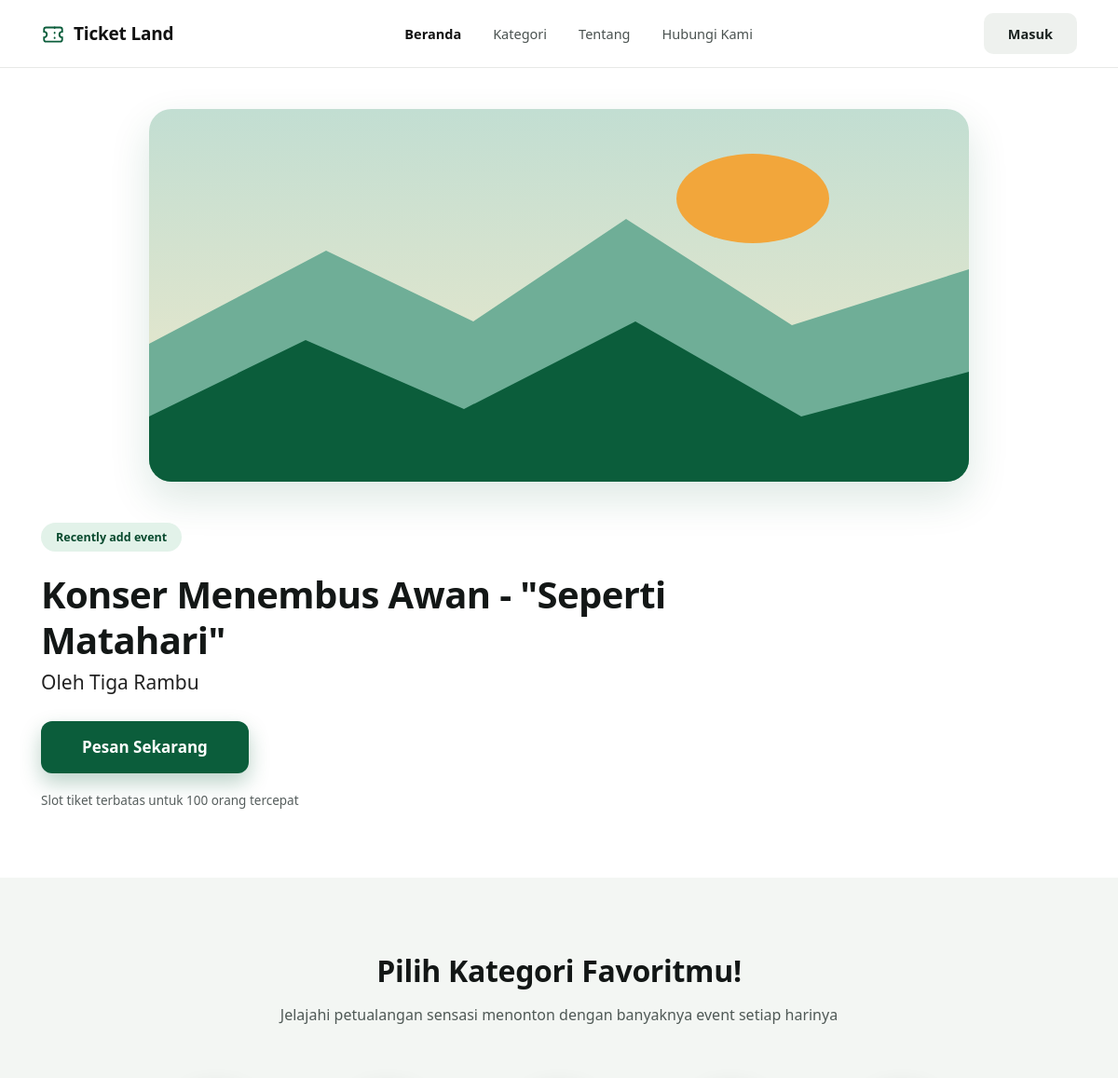
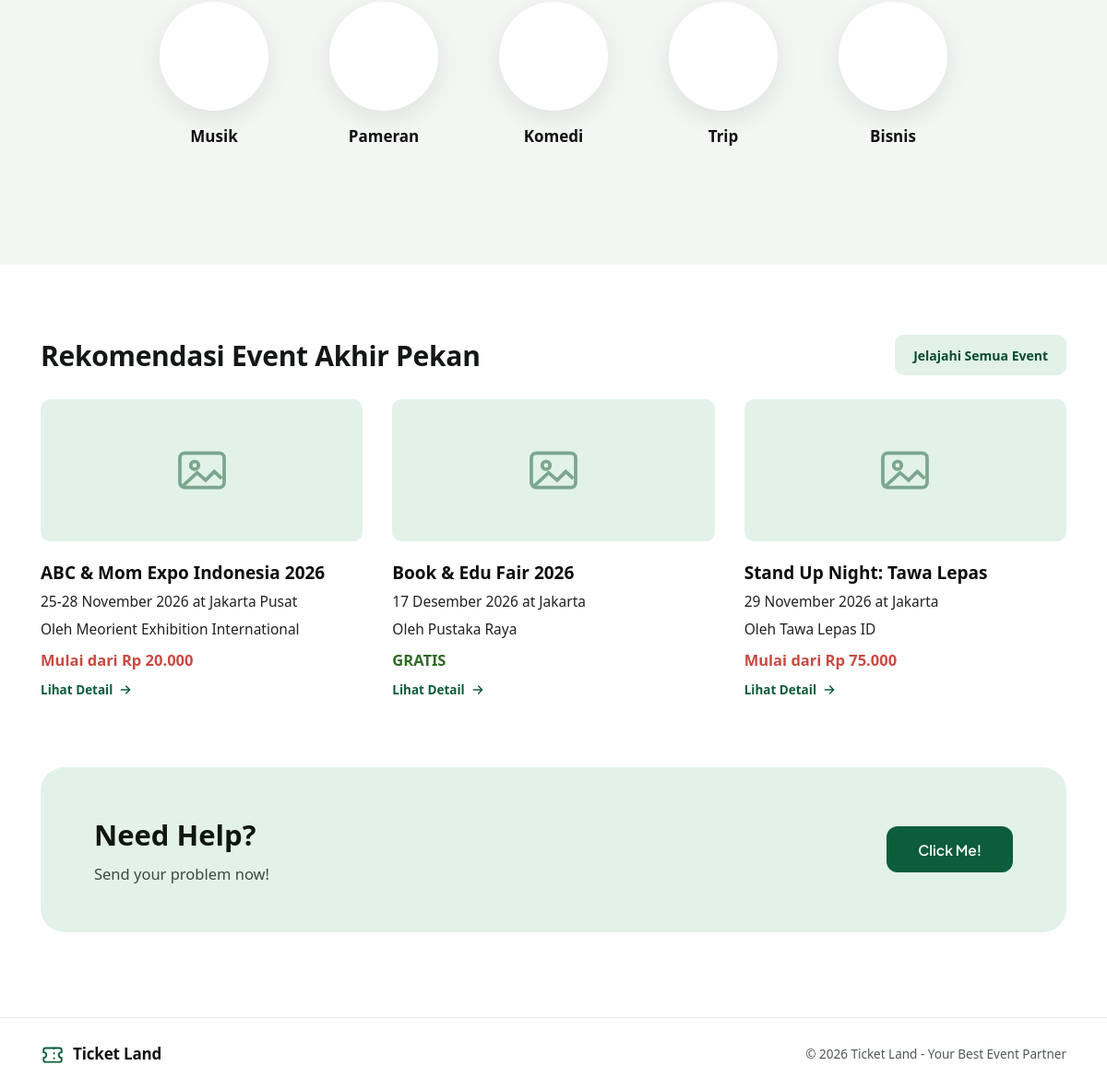
The page / on the database its author committed (2 pictures, top to bottom).
### tables this page shows
CREATE TABLE IF NOT EXISTS events (
  id INT AUTO_INCREMENT PRIMARY KEY,
  kode VARCHAR(20) NOT NULL UNIQUE,
  nama VARCHAR(150) NOT NULL,
  category_id INT NOT NULL,
  tanggal_mulai DATE NOT NULL,
  tanggal_selesai DATE DEFAULT NULL,
  tanggal_label VARCHAR(100) NOT NULL,
  jam_label VARCHAR(50) NOT NULL DEFAULT '19:00 - 22:00 WIB',
  venue VARCHAR(150) NOT NULL,
  kota VARCHAR(80) NOT NULL,
  penyelenggara VARCHAR(120) NOT NULL,
  label_sesi VARCHAR(50) DEFAULT NULL,
  instagram_url VARCHAR(255) DEFAULT NULL,
  tiktok_url VARCHAR(255) DEFAULT NULL,
  deskripsi TEXT NOT NULL,
  syarat_ketentuan TEXT NOT NULL,
  poster VARCHAR(255) DEFAULT NULL,
  is_featured TINYINT(1) NOT NULL DEFAULT 0,
  is_hero TINYINT(1) NOT NULL DEFAULT 0,
  status ENUM('aktif', 'nonaktif') NOT NULL DEFAULT 'aktif',
  deleted_at DATETIME DEFAULT NULL,
  deleted_by VARCHAR(50) DEFAULT NULL,
  created_at DATETIME NOT NULL DEFAULT CURRENT_TIMESTAMP,
  CONSTRAINT fk_events_category FOREIGN KEY (category_id) REFERENCES categories(id) ON UPDATE CASCADE
);

CREATE TABLE IF NOT EXISTS categories (
  id INT AUTO_INCREMENT PRIMARY KEY,
  nama VARCHAR(50) NOT NULL UNIQUE,
  deskripsi VARCHAR(255) NOT NULL DEFAULT '',
  created_at DATETIME NOT NULL DEFAULT CURRENT_TIMESTAMP
);

### app/views/home/index.php (the view, shortened to what the rows shown need)
<!doctype html>
<html lang="id">
  <head>
    <link href="/assets/css/plus-jakarta-sans.css" rel="stylesheet" />
    <link rel="stylesheet" href="/assets/css/landing.css" />
  </head>
  <body>
    <main>
      <section class="hero">
        <div class="wrap">
          <?php if ($heroEvent): ?>
          <div class="hero-text">
            <span class="pill">Recently add event</span>
            <h1><?= htmlspecialchars($heroEvent['nama'], ENT_QUOTES, 'UTF-8') ?></h1>
            <p class="hero-by">Oleh <?= htmlspecialchars($heroEvent['penyelenggara'], ENT_QUOTES, 'UTF-8') ?></p>
            <a class="btn-order" href="#rekomendasi" id="btnHeroOrder" data-event-id="<?= (int) $heroEvent['id'] ?>">Pesan Sekarang</a>
            <p class="hero-note">Slot tiket terbatas untuk <?= (int) $heroEvent['total_stok'] ?> orang tercepat</p>
          </div>
          <?php endif; ?>
        </div>
      </section>
      <section class="kategori" id="kategori">
        <div class="wrap">
          <h2>Pilih Kategori Favoritmu!</h2>
          <div class="cat-row" role="group" aria-label="Kategori event">
            <?php foreach ($categories as $cat):
              $cName = (string) $cat['nama'];
            ?>
            <button class="cat" type="button" data-cat="<?= htmlspecialchars($cName, ENT_QUOTES, 'UTF-8') ?>">
              <span class="circle">
              </span>
              <span><?= htmlspecialchars($cName, ENT_QUOTES, 'UTF-8') ?></span>
            </button>
            <?php endforeach; ?>
          </div>
        </div>
      </section>
      <section class="rekom" id="rekomendasi">
        <div class="wrap">
          <div class="rekom-head">
            <h2>Rekomendasi Event Akhir Pekan</h2>
          </div>
          <div class="rekom-grid">
            <?php foreach ($recommendedEvents as $rec):
              $isFree = (int) $rec['harga_mulai'] === 0;
              $hasMulti = count($rec['ticket_categories'] ?? []) > 1;
              $priceLabel = $isFree
                ? 'GRATIS'
                : (($hasMulti ? 'Mulai dari ' : '') . 'Rp ' . number_format((int) $rec['harga_mulai'], 0, ',', '.'));
            ?>
            <article class="card" tabindex="0" role="button" data-event-id="<?= (int) $rec['id'] ?>" aria-label="Lihat detail <?= htmlspecialchars($rec['nama'], ENT_QUOTES, 'UTF-8') ?>">
              <div class="thumb" role="img" aria-label="Gambar event <?= htmlspecialchars($rec['nama'], ENT_QUOTES, 'UTF-8') ?>">
                <svg viewBox="0 0 24 24" fill="none" stroke="currentColor" stroke-width="1.4" aria-hidden="true"><rect x="3" y="5" width="18" height="14" rx="2"/><circle cx="9" cy="10" r="1.6"/><path d="M4 18.5 10 13l3.5 3L17 12.5l3 2.8"/></svg>
              </div>
              <h3><?= htmlspecialchars($rec['nama'], ENT_QUOTES, 'UTF-8') ?></h3>
              <p class="meta"><?= htmlspecialchars($rec['tanggal_label'], ENT_QUOTES, 'UTF-8') ?> at <?= htmlspecialchars($rec['kota'], ENT_QUOTES, 'UTF-8') ?></p>
              <p class="meta">Oleh <?= htmlspecialchars($rec['penyelenggara'], ENT_QUOTES, 'UTF-8') ?></p>
              <p class="price <?= $isFree ? 'green' : 'red' ?>"><?= htmlspecialchars($priceLabel, ENT_QUOTES, 'UTF-8') ?></p>
              <span class="lihat">Lihat Detail <svg viewBox="0 0 24 24" fill="none" stroke="currentColor" stroke-width="2.2" stroke-linecap="round" stroke-linejoin="round" aria-hidden="true"><path d="M5 12h14M13 6l6 6-6 6"/></svg></span>
            </article>
            <?php endforeach; ?>
          </div>
        </div>
      </section>
      <section class="bantuan" id="bantuan">
        <div class="wrap">
          <div class="help-box">
            <div>
              <h2>Need Help?</h2>
            </div>
          </div>
        </div>
      </section>
    </main>
  </body>
</html>

### rows shown on the page
events: nama "Konser Menembus Awan - \"Seperti Matahari\"", penyelenggara "Tiga Rambu"
categories: nama "Musik"
categories: nama "Pameran"
categories: nama "Komedi"
categories: nama "Trip"
categories: nama "Bisnis"
events: nama "ABC & Mom Expo Indonesia 2026", tanggal_label "25-28 November 2026", kota "Jakarta Pusat", penyelenggara "Meorient Exhibition International", priceLabel "Mulai dari Rp 20.000"
events: nama "Book & Edu Fair 2026", tanggal_label "17 Desember 2026", kota "Jakarta", penyelenggara "Pustaka Raya", priceLabel "GRATIS"
events: nama "Stand Up Night: Tawa Lepas", tanggal_label "29 November 2026", kota "Jakarta", penyelenggara "Tawa Lepas ID", priceLabel "Mulai dari Rp 75.000"

### other values the page prints
$heroEvent['total_stok'] "100"
